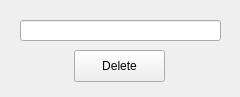
<?xml version="1.0" encoding="UTF-8"?>
<ui version="4.0">
 <class>Form</class>
 <widget class="QWidget" name="Form">
  <property name="geometry">
   <rect>
    <x>0</x>
    <y>0</y>
    <width>240</width>
    <height>97</height>
   </rect>
  </property>
  <property name="windowTitle">
   <string>delete contact</string>
  </property>
  <widget class="QLineEdit" name="lineEdit">
   <property name="geometry">
    <rect>
     <x>20</x>
     <y>20</y>
     <width>201</width>
     <height>21</height>
    </rect>
   </property>
  </widget>
  <widget class="QPushButton" name="pushDelete">
   <property name="geometry">
    <rect>
     <x>74</x>
     <y>50</y>
     <width>91</width>
     <height>32</height>
    </rect>
   </property>
   <property name="text">
    <string>Delete</string>
   </property>
  </widget>
 </widget>
 <resources/>
 <connections/>
</ui>
